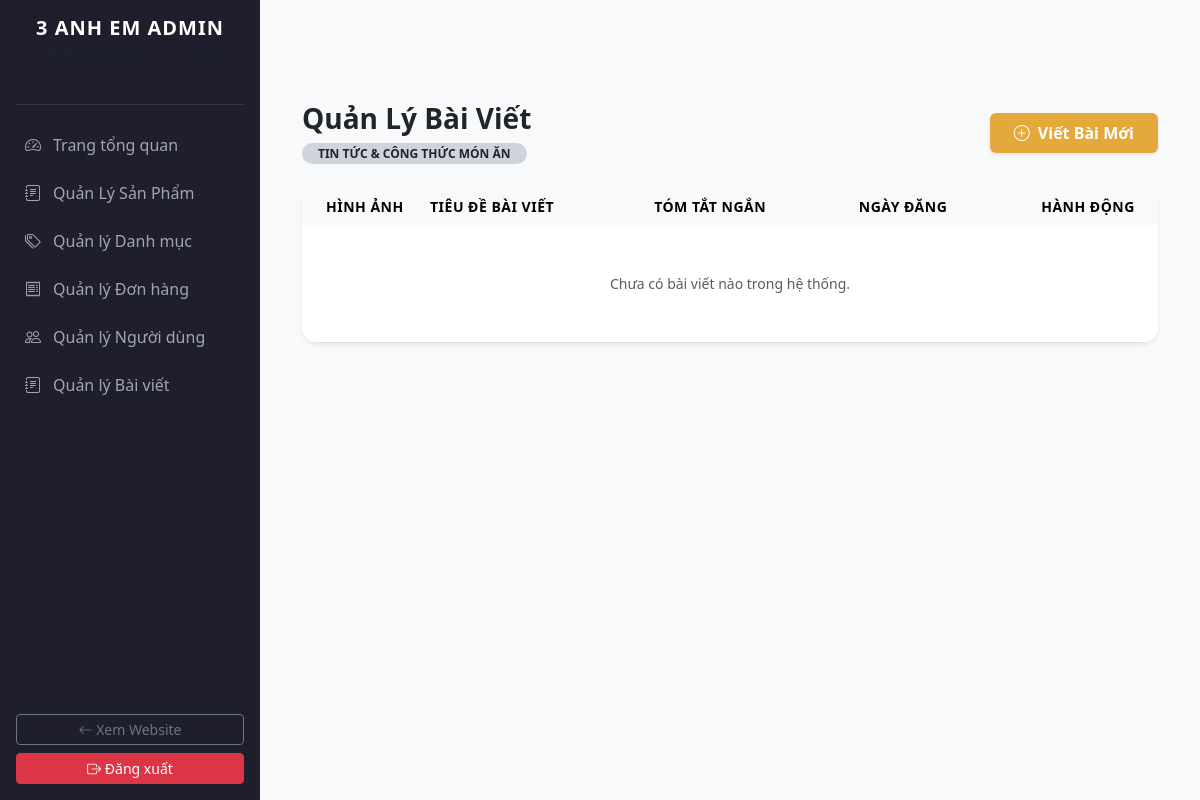
The page /phomai3anhem/admin/admin-posts.php (signed in) on the database as committed earlier.
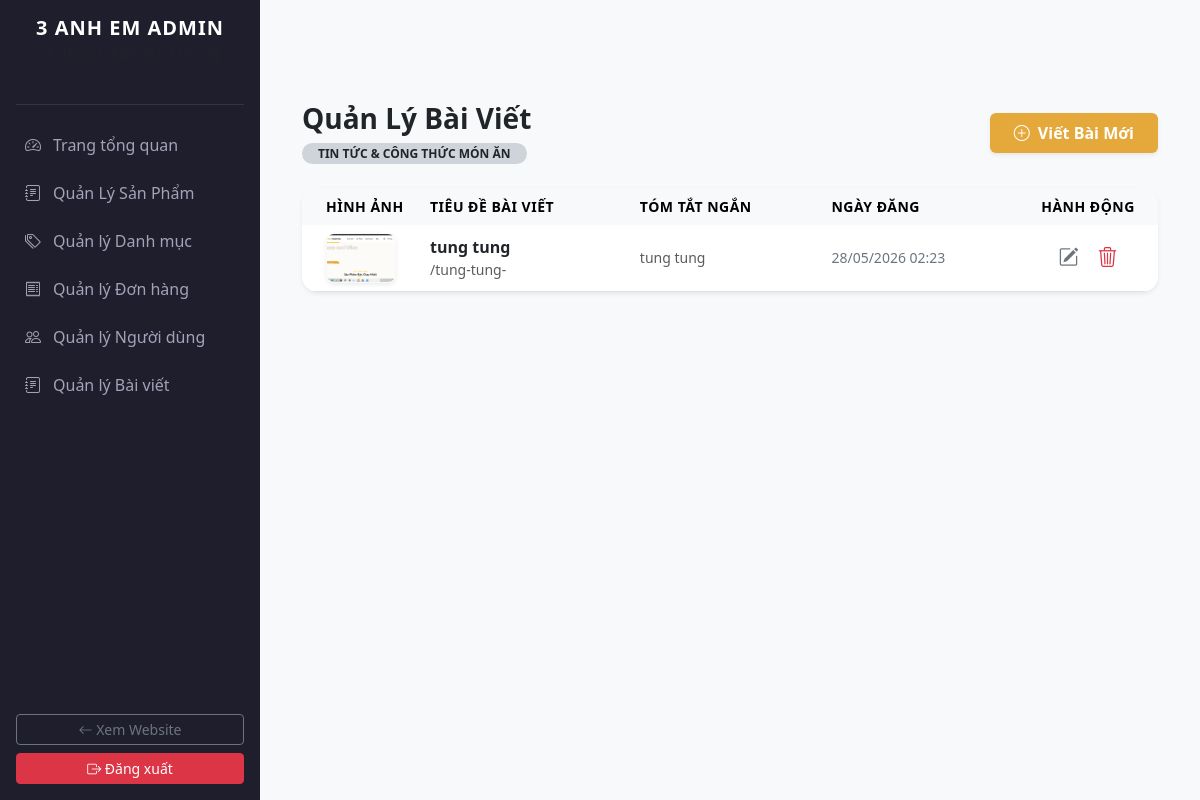
The same page on the database as committed later.
### tables this page shows
CREATE TABLE `posts` (
  `id` int(11) NOT NULL,
  `title` varchar(255) NOT NULL,
  `slug` varchar(255) NOT NULL,
  `image` varchar(255) DEFAULT 'default-post.jpg',
  `summary` varchar(500) DEFAULT NULL,
  `content` text NOT NULL,
  `created_at` timestamp NOT NULL DEFAULT current_timestamp()
);

### phomai3anhem/admin/admin-posts.php (the view, shortened to what this page needs)
<?php
include_once '../config/db.php';
include_once 'includes/header.php';
$stmt = $pdo->query("SELECT * FROM posts ORDER BY id DESC");
$posts = $stmt->fetchAll();
?>
<div class="container my-5 pt-4">
    <div class="d-flex justify-content-between align-items-center mb-4">
        <div>
            <h3 class="fw-bold text-dark mb-1">Quản Lý Bài Viết</h3>
            <span class="badge bg-dark-subtle text-dark rounded-pill px-3 py-1.5 small text-uppercase">Tin tức & Công thức món ăn</span>
        </div>
        <button type="button" class="btn btn-gold px-4 py-2 text-white shadow-sm" onclick="openAddPostModal()">
            <i class="bi bi-plus-circle me-2"></i>Viết Bài Mới
        </button>
    </div>
    <div class="card border-0 shadow-sm rounded-4 overflow-hidden bg-white">
        <div class="table-responsive">
            <table class="table table-hover align-middle mb-0">
                <thead class="table-light text-secondary small text-uppercase" style="letter-spacing: 0.5px;">
                    <tr>
                        <th class="border-0 ps-4" style="width: 120px;">Hình ảnh</th>
                        <th class="border-0">Tiêu đề bài viết</th>
                        <th class="border-0">Tóm tắt ngắn</th>
                        <th class="border-0">Ngày đăng</th>
                        <th class="border-0 text-center" style="width: 140px;">Hành động</th>
                    </tr>
                </thead>
                <tbody>
                    <?php if (count($posts) > 0): ?>
                        <?php foreach ($posts as $post): ?>
                            <tr>
                                <td class="ps-4">
                                    <img src="../assets/img/<?= !empty($post['image']) ? $post['image'] : 'default-post.jpg'; ?>"
                                         class="rounded-3 border border-light shadow-sm" style="width: 70px; height: 50px; object-fit: cover;" alt="">
                                </td>
                                <td>
                                    <div class="fw-bold text-dark text-truncate" style="max-width: 250px;" title="<?= htmlspecialchars($post['title']); ?>">
                                        <?= htmlspecialchars($post['title']); ?>
                                    </div>
                                    <small class="text-muted d-block text-lowercase">/<?= htmlspecialchars($post['slug']); ?></small>
                                </td>
                                <td>
                                    <small class="text-muted d-block text-truncate" style="max-width: 300px;">
                                        <?= htmlspecialchars($post['summary'] ?? 'Không có tóm tắt...'); ?>
                                    </small>
                                </td>
                                <td class="small text-secondary">
                                    <?= date('d/m/Y H:i', strtotime($post['created_at'])); ?>
                                </td>
                                <td class="text-center">
                                    <div class="btn-group gap-1">
                                        <button type="button" class="btn btn-sm btn-outline-secondary rounded-3 border-0 px-2"
                                                onclick='openEditPostModal(<?= htmlspecialchars(json_encode($post, JSON_UNESCAPED_UNICODE), ENT_QUOTES, "UTF-8"); ?>)' title="Sửa bài viết">
                                            <i class="bi bi-pencil-square fs-5"></i>
                                        </button>
                                        <a href="admin-post-process.php?action=delete&id=<?= $post['id']; ?>"
                                           class="btn btn-sm btn-outline-danger rounded-3 border-0 px-2"
                                           onclick="return confirm('Bạn có chắc chắn muốn xóa bài viết này không?')" title="Xóa bỏ">
                                            <i class="bi bi-trash3 fs-5"></i>
                                        </a>
                                    </div>
                                </td>
                            </tr>
                        <?php endforeach; ?>
                    <?php else: ?>
                        <tr>
                            <td colspan="5" class="text-center py-5 text-muted small">Chưa có bài viết nào trong hệ thống.</td>
                        </tr>
                    <?php endif; ?>
                </tbody>
            </table>
        </div>
    </div>
</div>
<?php include_once 'includes/footer.php'; ?>

Rows that differ between the two databases and show on the page:
added posts: image (picture), title "tung tung", slug "tung-tung-", summary "tung tung", created_at "28/05/2026 02:23"
Other text that changed with them:
text no longer shown: "Chưa có bài viết nào trong hệ thống."
